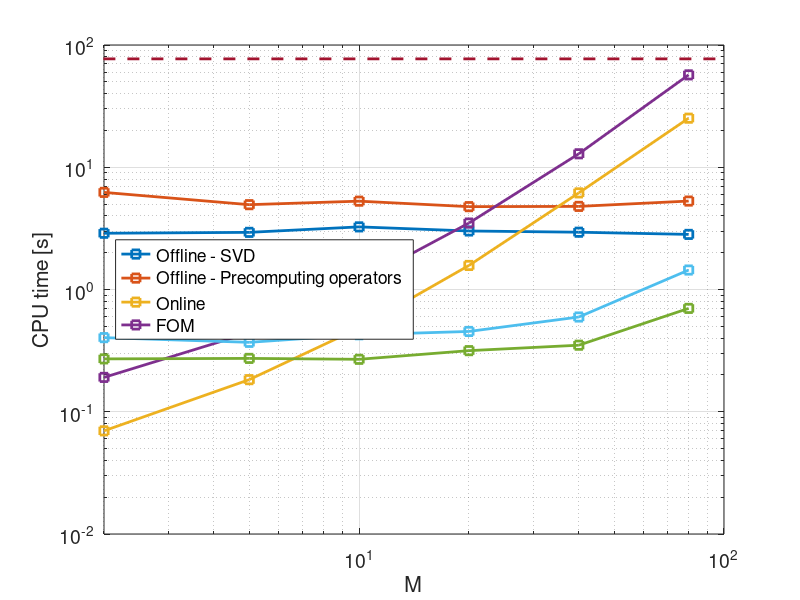

Reproduce this figure in MATLAB. (Note: this script raises an error after producing the figure.)
M_list = [2 2 5 5 10 10 20 20 40 40 80 80];

%% timings below are when process_iteration_FOM = 0 

%% without pressure, with SVD
svd_nopres = [2.861947081000000   2.907536371000000   2.934558080000000    2.933950851000000   3.365919886000000   3.139761307000000   3.128492520000000   2.892918446000000   2.879845452000000   3.004153904000000   2.855391051000000    2.791039472000000];
precompute_nopres = [  0.069837427000000   0.069749063000000   0.173855507000000   0.192267286000000   0.484658480000000   0.482168274000000   1.578391402999999   1.567560375000000   6.414063443000001   5.924920761999999  25.225484321000000   25.173831792000001];
time_loop_nopres = [ 0.277565087000000   0.263765188000000   0.260369851000000   0.285967214000000   0.267576822000000   0.269539556000000   0.300382368999999   0.331764773000000   0.382258041000000   0.318293484000000   0.704096223000001   0.697333686000000];

%% with pressure, with SVD
svd = [ 6.890362058000000   5.568564760999999   5.031946200000000   4.851888822999999   5.699719923000000   4.859272664000001   4.764570266000001   4.758878149999999   4.801605854000000   4.766893679000000   4.832556534000000  5.747319033000001];
precompute = [ 0.157249608000000   0.224717226000000   0.497649411999999   0.387831691000000   1.161274495000001   1.153532012000000   3.609373947000001   3.381604155000001  12.830100721000001  12.941095382000000  55.431526390999998  58.494017837999991];
time_loop = [ 0.435861131000000   0.371995610000000   0.348949934000000   0.390405983000001   0.458212253000000   0.394398056000000   0.453798962000000   0.453763937000000   0.622634703999999   0.568742315999998   1.301036709000002   1.584805024000005];

% %% without pressure:
% mos_nopres = [   0.789497494000000   1.457578482000000   1.017804350000000   0.615487542000000   0.634751199000000   0.664064033000000   0.738969450000000   0.991089512000000   0.804699482000000   0.757015500000000 ];
% precompute_nopres =  [   0.242185164000000   0.174849362000000   0.502604351000000   0.507245355000000   1.654134792000000   1.565873173000000   6.324379372000000   6.152124323000001  27.452874558000001  28.227834898000001];
% time_loop_nopres = [   2.051287764000000   2.742492970000000   2.038488006000000   1.930893312000000   2.126032229999999   2.220494004000000   2.523691538000000   2.410432033000000   3.569588983000003  4.504532788000002];
% 
% %% with pressure: 
% mos = [0.954628186000000   0.972480676000000   1.619674160000000   1.729555644000000   2.016215230000000   1.575889388000000  1.990733722000000   1.561708579000000   1.729556408000000   1.832783626000000 ];
% precompute =  [  0.442073633000000   0.353959254000000   1.008499312000000   1.086062493000000   3.543486707000000   3.581513605000000  13.707578506000001  12.736451710000001  54.801640738000003  53.958134182000002];
% time_loop = [    2.174605200000000   2.583834849000000   2.376993694000000   2.598533262000000   2.737489879000000   2.424230107000001 2.848159664000001   3.128091621999999   4.368026982000003   4.976104842000005];

%% FOM has been run 3 times:
fom = [73.664876351999993; 76.077162514999998; 81.306319036999994];


%% make figures
avg =@(list) 0.5*(list(1:2:end) + list(2:2:end));

figure
set(gca,'LineWidth',1);
M_plot = M_list(1:2:end);
svd_plot        = avg(svd);
precompute_plot = avg(precompute);
time_plot       = avg(time_loop);
svd_nopres_plot        = avg(svd_nopres);
precompute_nopres_plot = avg(precompute_nopres);
time_nopres_plot       = avg(time_loop_nopres);

loglog(M_plot,svd_nopres_plot,'s-','LineWidth',2);
hold on
loglog(M_plot,svd_plot,'s-','LineWidth',2);

loglog(M_plot,precompute_nopres_plot,'s-','LineWidth',2);
loglog(M_plot,precompute_plot,'s-','LineWidth',2);

loglog(M_plot,time_nopres_plot,'s-','LineWidth',2);
loglog(M_plot,time_plot,'s-','LineWidth',2);
loglog([1;100],[mean(fom);mean(fom)],'--','LineWidth',2);

grid
legend('Offline - SVD','Offline - Precomputing operators','Online','FOM','Location','west');
xlabel('M');
ylabel('CPU time [s]');
xlim([2 100]);
set(gca,'FontSize',14);

%%
export_fig('CPUtimings_actuator_unsteady','-pdf','-transparent')
